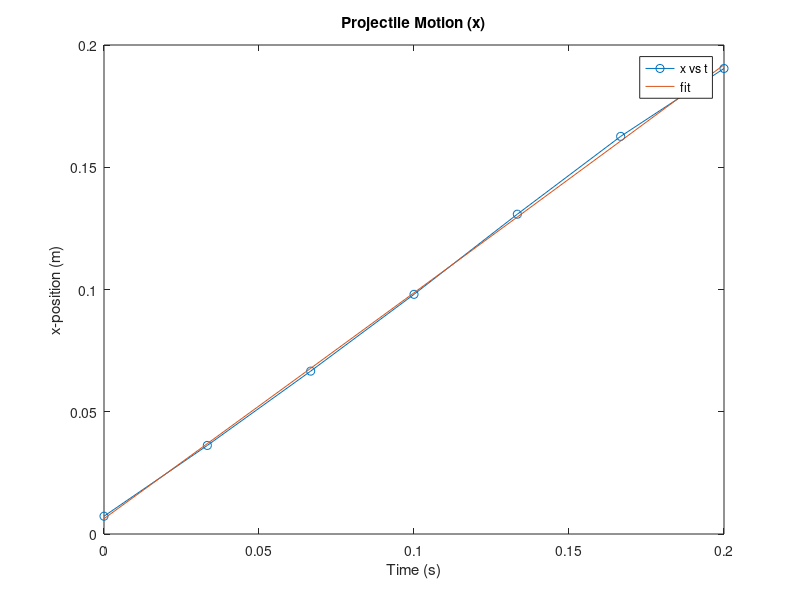
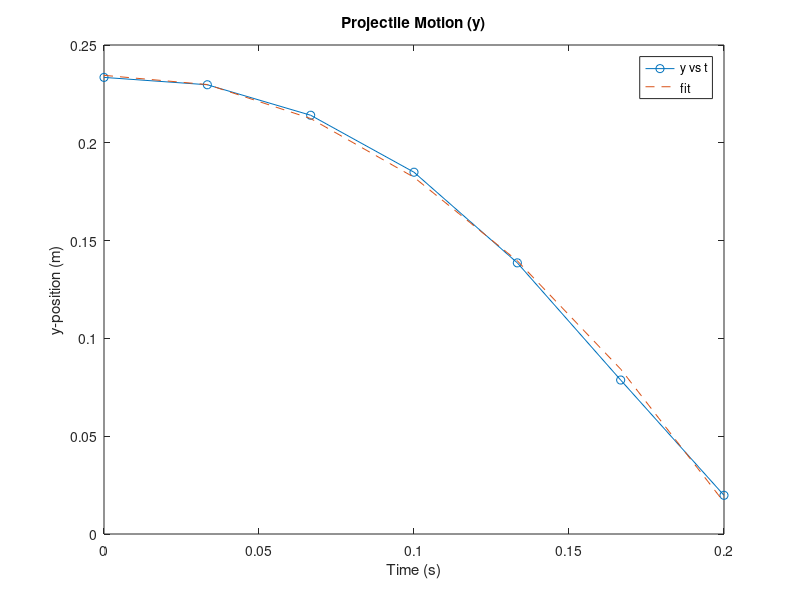
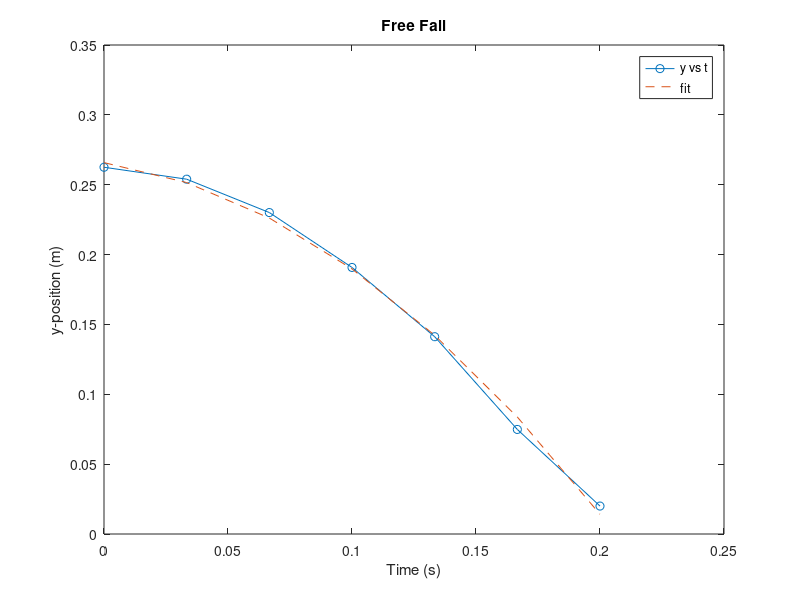

These charts were generated, in order, by the following MATLAB code:
y = [0.233436188 0.229676431 0.214089848 0.184959652 0.138618915 0.078715165 0.019775398];
t = [0.733333333 0.766666667 0.8 0.833333333 0.866666667 0.9 0.933333333];
x = [0.007275344 0.036230548 0.066616618 0.09802022 0.130801032 0.162627687 0.190399199];
t = t-t(1);

xp = polyfit(t,x,2);
yp = polyfit(t,y,2);
trendx = polyval(xp,t);
trendy = polyval(yp,t);
figure(1);
plot(t,x,'o-'); hold on;
plot(t,trendx);
legend('x vs t', 'fit');
ylabel("x-position (m)");
xlabel("Time (s)");
title("Projectile Motion (x)");
figure(2);
plot(t,y,'o-'); hold on;
plot(t,trendy,'--');
legend('y vs t', 'fit');
ylabel("y-position (m)");
xlabel("Time (s)");
title("Projectile Motion (y)");
%%
y = [0.262498491 0.253956299 0.230078345 0.190793737 0.141219824 0.074837933 0.02];
t = [0.6 0.633333333 0.666666667 0.7 0.733333333 0.766666667 0.8];
t = t-t(1);

yp = polyfit(t,y,2);
trendy = polyval(yp,t);
figure(3);
plot(t,y,'o-'); hold on;
plot(t,trendy,'--');
legend('y vs t', 'fit');
ylabel("y-position (m)");
xlabel("Time (s)");
title("Free Fall");